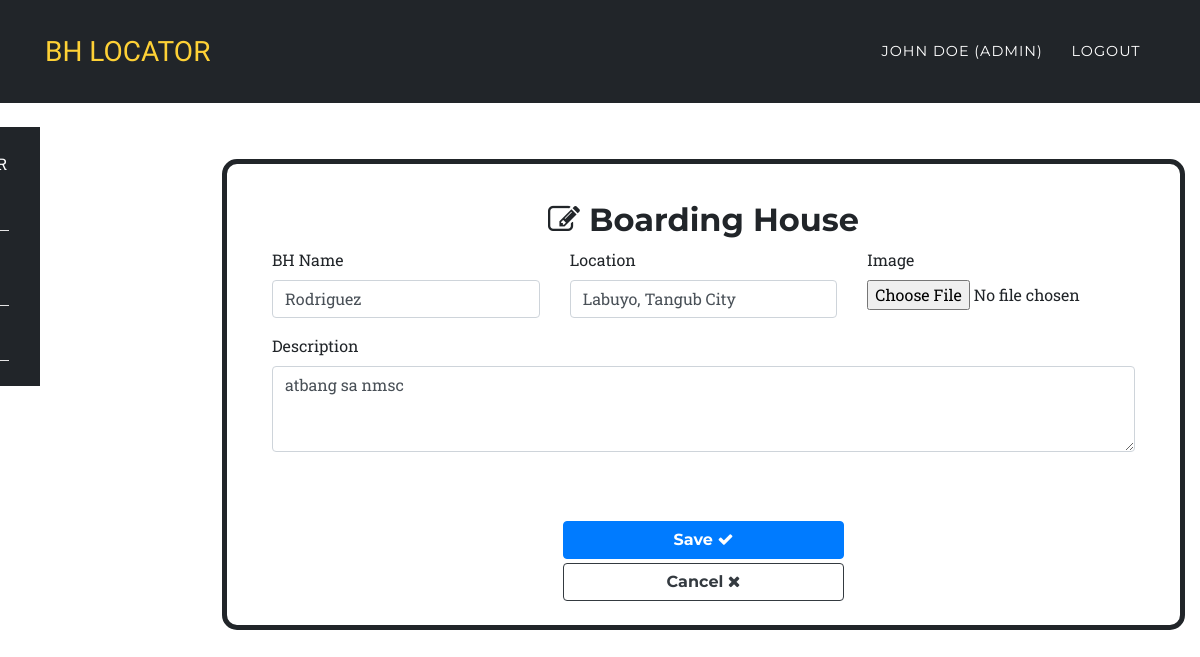
The app's page /edit_bhouse.php?bhouse_id=2 (signed in) with its own data.
### tables this page shows
CREATE TABLE `boarding_house` (
  `bhouse_id` int(11) NOT NULL,
  `bhouse_name` varchar(50) NOT NULL,
  `description` text NOT NULL,
  `location` varchar(255) NOT NULL,
  `image` varchar(255) NOT NULL,
  `user_id` int(11) NOT NULL,
  `bh_added` datetime NOT NULL DEFAULT current_timestamp()
);

### forms/edit-house.php (the view, shortened to what this page needs)
<div class="">
    <div class="alert " role="alert">
        <h2 class="text-center"><i class="fa fa-edit"></i> Boarding House</h2>
        <form action="../models/update.php" method="post" enctype="multipart/form-data">
            <div class="row">
                <div class="col-md-4">
                    <div class="form-group">
                        <label for="bhouse_name">BH Name</label>
                        <input type="text" class="form-control" id="bhouse_name" placeholder="Boarding House Name"
                            name="bhouse_name" value="<?php echo $bh; ?>" required>
                    </div>
                </div>
                <div class="col-md-4">
                    <div class="form-group">
                        <label for="location">Location</label>
                        <input type="text" class="form-control" id="location" placeholder="Complete Details"
                            name="location" value="<?php echo $loc; ?>" required>
                    </div>
                </div>
                <div class="col-md-4">
                    <div class="form-group">
                        <label for="description">Image</label>
                        <input type="file" name="file" id="file">
                    </div>
                </div>
            </div>
            <div class="row">
                <div class="col-md-12">
                    <div class="form-group">
                        <label for="description">Description</label>
                        <textarea name="description" id="description" cols="30" rows="3"
                            class="form-control"><?php echo $desc; ?></textarea>
                    </div>
                </div>
            </div>
    </div><br>
    <div class="row">
        <div class="col-md-4"></div>
        <div class="col-md-4">
            <button type="submit" class="btn btn-primary btn-block mb-1" name="update_bh">Save <i class="fa fa-check"></i></button>
            <a href="../owner/dashboard.php" class="text-dark"><button type="button" class="btn btn-outline-dark btn-block"
                    name=''>Cancel <i class="fa fa-close"></i></button></a>
        </div>
        <div class="col-md-4"></div>
    </div>
</div>
</div>

### resources/css/style.css (style rules this page uses)
html,body { margin: 0 auto; max-width: 100%; }

### assets/css/mySTYLE.css (style rules this page uses)
body { overflow-x: hidden; font-family: 'Roboto Slab', 'Helvetica Neue', Helvetica, Arial, sans-serif; }
a { color: #fed136; }
h1, h2, h3, h4, h5, h6 { font-weight: 700; font-family: 'Montserrat', 'Helvetica Neue', Helvetica, Arial, sans-serif; }
.btn { font-family: 'Montserrat', 'Helvetica Neue', Helvetica, Arial, sans-serif; font-weight: 700; }

### records on screen
boarding_house: bhouse_name "Rodriguez", location "Labuyo, Tangub City", description "atbang sa nmsc"

### other values on screen
$_SESSION['fullname'] "JOHN DOE"
